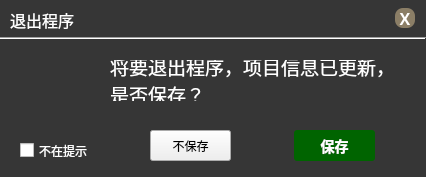
<?xml version="1.0" encoding="UTF-8"?>
<ui version="4.0">
 <class>ExitTips</class>
 <widget class="QDialog" name="ExitTips">
  <property name="geometry">
   <rect>
    <x>0</x>
    <y>0</y>
    <width>426</width>
    <height>177</height>
   </rect>
  </property>
  <property name="font">
   <font>
    <family>微软雅黑</family>
   </font>
  </property>
  <property name="windowTitle">
   <string>Dialog</string>
  </property>
  <property name="styleSheet">
   <string notr="true">QDialog
{
	background-color:rgb(54,54,54);
}

QLabel,QCheckBox
{
	color:white;
	font:&quot;微软雅黑&quot;;
}</string>
  </property>
  <widget class="QLabel" name="label">
   <property name="geometry">
    <rect>
     <x>110</x>
     <y>60</y>
     <width>311</width>
     <height>41</height>
    </rect>
   </property>
   <property name="font">
    <font>
     <family>Academy Engraved LET</family>
     <pointsize>14</pointsize>
     <weight>50</weight>
     <italic>false</italic>
     <bold>false</bold>
    </font>
   </property>
   <property name="text">
    <string>将要退出程序，项目信息已更新，
是否保存？</string>
   </property>
  </widget>
  <widget class="QCheckBox" name="checkBox">
   <property name="geometry">
    <rect>
     <x>20</x>
     <y>140</y>
     <width>81</width>
     <height>21</height>
    </rect>
   </property>
   <property name="text">
    <string>不在提示</string>
   </property>
  </widget>
  <widget class="QPushButton" name="btnSave">
   <property name="geometry">
    <rect>
     <x>294</x>
     <y>130</y>
     <width>81</width>
     <height>31</height>
    </rect>
   </property>
   <property name="styleSheet">
    <string notr="true">QPushButton
{
	background-color:rgb(0,100,0); /*背景色*/
	color:white;  /*字体颜色*/
	border-radius:3px;
	font:bold 14px;
}</string>
   </property>
   <property name="text">
    <string>保存</string>
   </property>
  </widget>
  <widget class="QPushButton" name="btnNotSave">
   <property name="geometry">
    <rect>
     <x>150</x>
     <y>130</y>
     <width>81</width>
     <height>31</height>
    </rect>
   </property>
   <property name="text">
    <string>不保存</string>
   </property>
  </widget>
  <widget class="QLabel" name="label_img">
   <property name="geometry">
    <rect>
     <x>30</x>
     <y>60</y>
     <width>42</width>
     <height>42</height>
    </rect>
   </property>
   <property name="text">
    <string/>
   </property>
  </widget>
  <widget class="Line" name="line">
   <property name="geometry">
    <rect>
     <x>0</x>
     <y>30</y>
     <width>426</width>
     <height>16</height>
    </rect>
   </property>
   <property name="orientation">
    <enum>Qt::Horizontal</enum>
   </property>
  </widget>
  <widget class="QLabel" name="label_2">
   <property name="geometry">
    <rect>
     <x>10</x>
     <y>10</y>
     <width>81</width>
     <height>20</height>
    </rect>
   </property>
   <property name="font">
    <font>
     <family>Academy Engraved LET</family>
     <pointsize>12</pointsize>
     <weight>50</weight>
     <italic>false</italic>
     <bold>false</bold>
    </font>
   </property>
   <property name="text">
    <string>退出程序</string>
   </property>
  </widget>
  <widget class="QPushButton" name="btnClose">
   <property name="geometry">
    <rect>
     <x>395</x>
     <y>8</y>
     <width>20</width>
     <height>20</height>
    </rect>
   </property>
   <property name="styleSheet">
    <string notr="true">QPushButton
{
	background-color:rgb(139,126,102); /*背景色*/
	color:white;  /*字体颜色*/
	border-radius:8px;
	font:bold 16px;
}</string>
   </property>
   <property name="text">
    <string>X</string>
   </property>
  </widget>
 </widget>
 <resources/>
 <connections/>
</ui>
